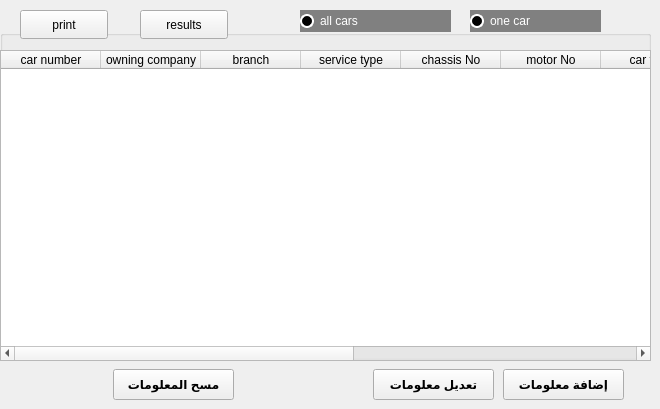
      <widget class="QWidget" name="tab_10">
       <attribute name="title">
        <string>Cars</string>
       </attribute>
       <widget class="QPushButton" name="pushButton_17">
        <property name="geometry">
         <rect>
          <x>503</x>
          <y>369</y>
          <width>121</width>
          <height>31</height>
         </rect>
        </property>
        <property name="font">
         <font>
          <weight>75</weight>
          <bold>true</bold>
         </font>
        </property>
        <property name="text">
         <string>إضافة معلومات</string>
        </property>
       </widget>
       <widget class="QPushButton" name="pushButton_18">
        <property name="geometry">
         <rect>
          <x>373</x>
          <y>369</y>
          <width>121</width>
          <height>31</height>
         </rect>
        </property>
        <property name="font">
         <font>
          <weight>75</weight>
          <bold>true</bold>
         </font>
        </property>
        <property name="text">
         <string>تعديل معلومات</string>
        </property>
       </widget>
       <widget class="QPushButton" name="pushButton_19">
        <property name="geometry">
         <rect>
          <x>113</x>
          <y>369</y>
          <width>121</width>
          <height>31</height>
         </rect>
        </property>
        <property name="font">
         <font>
          <weight>75</weight>
          <bold>true</bold>
         </font>
        </property>
        <property name="text">
         <string>مسح المعلومات</string>
        </property>
       </widget>
       <widget class="QGroupBox" name="groupBox">
        <property name="geometry">
         <rect>
          <x>0</x>
          <y>30</y>
          <width>651</width>
          <height>331</height>
         </rect>
        </property>
        <property name="title">
         <string/>
        </property>
        <widget class="QTableWidget" name="tableWidget_3">
         <property name="geometry">
          <rect>
           <x>0</x>
           <y>20</y>
           <width>651</width>
           <height>311</height>
          </rect>
         </property>
         <column>
          <property name="text">
           <string>car number</string>
          </property>
         </column>
         <column>
          <property name="text">
           <string>owning company</string>
          </property>
         </column>
         <column>
          <property name="text">
           <string>branch</string>
          </property>
         </column>
         <column>
          <property name="text">
           <string>service type</string>
          </property>
         </column>
         <column>
          <property name="text">
           <string>chassis No</string>
          </property>
         </column>
         <column>
          <property name="text">
           <string>motor No</string>
          </property>
         </column>
         <column>
          <property name="text">
           <string>car type</string>
          </property>
         </column>
         <column>
          <property name="text">
           <string>car model</string>
          </property>
         </column>
         <column>
          <property name="text">
           <string>load</string>
          </property>
         </column>
         <column>
          <property name="text">
           <string>weight</string>
          </property>
         </column>
         <column>
          <property name="text">
           <string>colour</string>
          </property>
         </column>
        </widget>
       </widget>
       <widget class="QRadioButton" name="radioButton">
        <property name="geometry">
         <rect>
          <x>470</x>
          <y>10</y>
          <width>131</width>
          <height>22</height>
         </rect>
        </property>
        <property name="styleSheet">
         <string notr="true">QRadioButton {
    background-color : gray;
	color : white
}

QRadioButton::indicator {
	width : 10px;
	height : 10px;
	border-radius : 7px;   
}

QRadioButton::indicator:unchecked {
    background-color : black;
    border: 2px solid white;
}

QRadioButton::indicator:checked {
	background-color : white;
    border: 2px solid white;
}
</string>
        </property>
        <property name="text">
         <string>one car</string>
        </property>
       </widget>
       <widget class="QRadioButton" name="radioButton_2">
        <property name="geometry">
         <rect>
          <x>300</x>
          <y>10</y>
          <width>151</width>
          <height>22</height>
         </rect>
        </property>
        <property name="styleSheet">
         <string notr="true">QRadioButton {
    background-color : gray;
	color : white
}

QRadioButton::indicator {
	width : 10px;
	height : 10px;
	border-radius : 7px;   
}

QRadioButton::indicator:unchecked {
    background-color : black;
    border: 2px solid white;
}

QRadioButton::indicator:checked {
	background-color : white;
    border: 2px solid white;
}
</string>
        </property>
        <property name="text">
         <string>all cars</string>
        </property>
       </widget>
       <widget class="QPushButton" name="pushButton">
        <property name="geometry">
         <rect>
          <x>140</x>
          <y>10</y>
          <width>88</width>
          <height>29</height>
         </rect>
        </property>
        <property name="text">
         <string>results</string>
        </property>
       </widget>
       <widget class="QPushButton" name="pushButton_2">
        <property name="geometry">
         <rect>
          <x>20</x>
          <y>10</y>
          <width>88</width>
          <height>29</height>
         </rect>
        </property>
        <property name="text">
         <string>print</string>
        </property>
       </widget>
      </widget>
